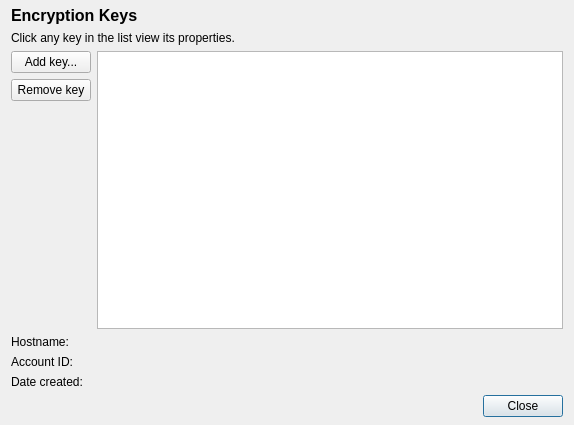
<?xml version="1.0" encoding="UTF-8"?>
<ui version="4.0">
 <class>EncryptionKeys</class>
 <widget class="QDialog" name="EncryptionKeys">
  <property name="geometry">
   <rect>
    <x>0</x>
    <y>0</y>
    <width>574</width>
    <height>425</height>
   </rect>
  </property>
  <property name="windowTitle">
   <string>Encryption Keys</string>
  </property>
  <property name="windowIcon">
   <iconset resource="../../fwbackups.qrc">
    <normaloff>:/program-icons/program-icons/lock.png</normaloff>:/program-icons/program-icons/lock.png</iconset>
  </property>
  <layout class="QVBoxLayout" name="verticalLayout">
   <property name="topMargin">
    <number>6</number>
   </property>
   <property name="bottomMargin">
    <number>8</number>
   </property>
   <item>
    <widget class="QLabel" name="headerLabel">
     <property name="sizePolicy">
      <sizepolicy hsizetype="Preferred" vsizetype="Fixed">
       <horstretch>0</horstretch>
       <verstretch>0</verstretch>
      </sizepolicy>
     </property>
     <property name="font">
      <font>
       <pointsize>12</pointsize>
       <weight>75</weight>
       <bold>true</bold>
       <underline>false</underline>
      </font>
     </property>
     <property name="text">
      <string>Encryption Keys</string>
     </property>
    </widget>
   </item>
   <item>
    <widget class="QLabel" name="label">
     <property name="text">
      <string>Click any key in the list view its properties.</string>
     </property>
    </widget>
   </item>
   <item>
    <layout class="QGridLayout" name="gridLayout">
     <item row="0" column="0">
      <layout class="QVBoxLayout" name="verticalLayout_2">
       <item>
        <widget class="QPushButton" name="addKeyButton">
         <property name="text">
          <string>Add key...</string>
         </property>
        </widget>
       </item>
       <item>
        <widget class="QPushButton" name="removeKeyButton">
         <property name="text">
          <string>Remove key</string>
         </property>
        </widget>
       </item>
       <item>
        <spacer name="verticalSpacer_2">
         <property name="orientation">
          <enum>Qt::Vertical</enum>
         </property>
         <property name="sizeHint" stdset="0">
          <size>
           <width>20</width>
           <height>5</height>
          </size>
         </property>
        </spacer>
       </item>
      </layout>
     </item>
     <item row="0" column="1">
      <widget class="QListWidget" name="keyListWidget"/>
     </item>
    </layout>
   </item>
   <item>
    <layout class="QGridLayout" name="gridLayout_2">
     <item row="0" column="0">
      <widget class="QLabel" name="label_2">
       <property name="text">
        <string>Hostname:</string>
       </property>
      </widget>
     </item>
     <item row="1" column="0">
      <widget class="QLabel" name="label_3">
       <property name="text">
        <string>Account ID:</string>
       </property>
      </widget>
     </item>
     <item row="2" column="0">
      <widget class="QLabel" name="label_4">
       <property name="text">
        <string>Date created:</string>
       </property>
      </widget>
     </item>
     <item row="0" column="1">
      <widget class="QLabel" name="hostnameLabel">
       <property name="sizePolicy">
        <sizepolicy hsizetype="Expanding" vsizetype="Preferred">
         <horstretch>0</horstretch>
         <verstretch>0</verstretch>
        </sizepolicy>
       </property>
       <property name="text">
        <string/>
       </property>
      </widget>
     </item>
     <item row="1" column="1">
      <widget class="QLabel" name="accountIDLabel">
       <property name="text">
        <string/>
       </property>
      </widget>
     </item>
     <item row="2" column="1">
      <widget class="QLabel" name="dateCreatedLabel">
       <property name="text">
        <string/>
       </property>
      </widget>
     </item>
    </layout>
   </item>
   <item>
    <layout class="QHBoxLayout" name="horizontalLayout">
     <property name="sizeConstraint">
      <enum>QLayout::SetDefaultConstraint</enum>
     </property>
     <item>
      <spacer name="horizontalSpacer">
       <property name="orientation">
        <enum>Qt::Horizontal</enum>
       </property>
       <property name="sizeHint" stdset="0">
        <size>
         <width>40</width>
         <height>5</height>
        </size>
       </property>
      </spacer>
     </item>
     <item>
      <widget class="QPushButton" name="closeButton">
       <property name="text">
        <string>Close</string>
       </property>
       <property name="default">
        <bool>true</bool>
       </property>
      </widget>
     </item>
    </layout>
   </item>
  </layout>
 </widget>
 <resources>
  <include location="../../fwbackups.qrc"/>
 </resources>
 <connections/>
</ui>
